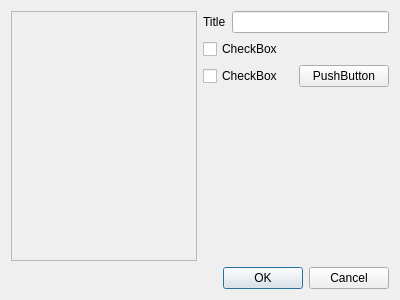
<?xml version="1.0" encoding="UTF-8"?>
<ui version="4.0">
 <class>TableOfContentsConfigure</class>
 <widget class="QDialog" name="TableOfContentsConfigure">
  <property name="geometry">
   <rect>
    <x>0</x>
    <y>0</y>
    <width>400</width>
    <height>300</height>
   </rect>
  </property>
  <property name="windowTitle">
   <string>Dialog</string>
  </property>
  <property name="modal">
   <bool>true</bool>
  </property>
  <layout class="QGridLayout" name="gridLayout">
   <item row="0" column="0">
    <layout class="QHBoxLayout" name="horizontalLayout_4">
     <item>
      <widget class="TableOfContentsPreview" name="tocPreview">
       <property name="sizePolicy">
        <sizepolicy hsizetype="Expanding" vsizetype="Expanding">
         <horstretch>0</horstretch>
         <verstretch>0</verstretch>
        </sizepolicy>
       </property>
       <property name="minimumSize">
        <size>
         <width>0</width>
         <height>0</height>
        </size>
       </property>
       <property name="frameShape">
        <enum>QFrame::StyledPanel</enum>
       </property>
       <property name="frameShadow">
        <enum>QFrame::Raised</enum>
       </property>
      </widget>
     </item>
     <item>
      <layout class="QVBoxLayout" name="verticalLayout_2">
       <item>
        <layout class="QHBoxLayout" name="horizontalLayout_3">
         <item>
          <widget class="QLabel" name="labelTitle">
           <property name="text">
            <string>Title</string>
           </property>
          </widget>
         </item>
         <item>
          <widget class="QLineEdit" name="lineEditTitle"/>
         </item>
        </layout>
       </item>
       <item>
        <widget class="QCheckBox" name="useOutline">
         <property name="text">
          <string>CheckBox</string>
         </property>
        </widget>
       </item>
       <item>
        <layout class="QHBoxLayout" name="horizontalLayout_2">
         <item>
          <widget class="QCheckBox" name="useStyles">
           <property name="text">
            <string>CheckBox</string>
           </property>
          </widget>
         </item>
         <item>
          <widget class="QPushButton" name="configureStyles">
           <property name="text">
            <string>PushButton</string>
           </property>
          </widget>
         </item>
        </layout>
       </item>
       <item>
        <spacer name="verticalSpacer">
         <property name="orientation">
          <enum>Qt::Vertical</enum>
         </property>
         <property name="sizeHint" stdset="0">
          <size>
           <width>20</width>
           <height>40</height>
          </size>
         </property>
        </spacer>
       </item>
      </layout>
     </item>
    </layout>
   </item>
   <item row="1" column="0">
    <widget class="QDialogButtonBox" name="buttonBox">
     <property name="orientation">
      <enum>Qt::Horizontal</enum>
     </property>
     <property name="standardButtons">
      <set>QDialogButtonBox::Cancel|QDialogButtonBox::Ok</set>
     </property>
    </widget>
   </item>
  </layout>
 </widget>
 <customwidgets>
  <customwidget>
   <class>TableOfContentsPreview</class>
   <extends>QFrame</extends>
   <header>dialogs/TableOfContentsPreview.h</header>
   <container>1</container>
  </customwidget>
 </customwidgets>
 <resources/>
 <connections>
  <connection>
   <sender>buttonBox</sender>
   <signal>accepted()</signal>
   <receiver>TableOfContentsConfigure</receiver>
   <slot>accept()</slot>
   <hints>
    <hint type="sourcelabel">
     <x>248</x>
     <y>254</y>
    </hint>
    <hint type="destinationlabel">
     <x>157</x>
     <y>274</y>
    </hint>
   </hints>
  </connection>
  <connection>
   <sender>buttonBox</sender>
   <signal>rejected()</signal>
   <receiver>TableOfContentsConfigure</receiver>
   <slot>reject()</slot>
   <hints>
    <hint type="sourcelabel">
     <x>316</x>
     <y>260</y>
    </hint>
    <hint type="destinationlabel">
     <x>286</x>
     <y>274</y>
    </hint>
   </hints>
  </connection>
 </connections>
</ui>
